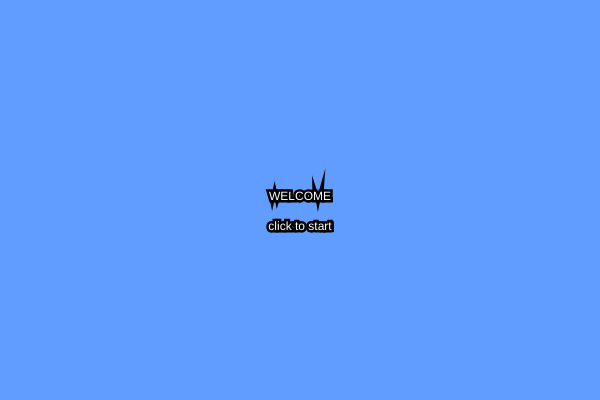
Frame 1 (no input)
Frame 60 (no input): identical to frame 1, image omitted
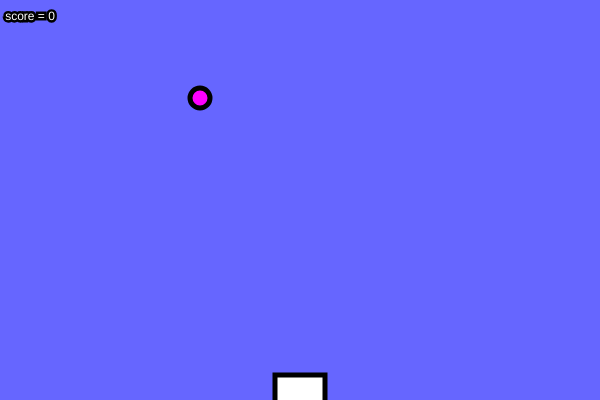
Frame 120 (the mouse pressed at the canvas centre since frame 60)

The p5.js sketch that drew these frames (run headless with seeded random() and noise() and a simulated clock; from frame 60 on, the mouse is pressed at the canvas centre):

// p5.js sketch
// ── sketch.js
let screen = 0;
let y=-20;
let x=200
let e1;
let speed = 0.2;
let score= 0;

function setup() {
  createCanvas(600, 400);
  e=new Enemy()
 
}

function draw() {
	if(screen == 0){
    startScreen()
  }else if(screen == 1){
	//enemyOn()
	
	gameOn()
	

	
	  
  }else if(screen==2){
  	endScreen()
  }	
}

function startScreen(){
		stroke(0)
		strokeWeight(5)
		background(96, 157, 255)
		fill(255)
		textAlign(CENTER);
		text('WELCOME', width / 2, height / 2)
		text('click to start', width / 2, height / 2 + 30);
		reset();
}

function gameOn(){
	background(102,102,255)
  text("score = " + score, 30,20)
  fill(255,0,255)
  ellipse(x,y,20,20)
  
  rectMode(CENTER)
  fill(255,255,255)
  rect(mouseX,height-10,50,30)
	y+= speed;
	
  if(y>height){
  	screen =2
	 }
  if(y>height-10 && x>mouseX-20 && x<mouseX+20){
	console.log(x)

	console.log(y)

    speed+=.1
    score+= 1
	console.log('good')
	
	e1=e.show(speed,score)
	console.log(e1)
	if(e1==true)
	{
		score-=1
		screen =2
	}
	y=-20
	 if(y==-20){
  	 pickRandom();
  		      }
	
 	}
	

function pickRandom(){
	x= random(20,width-20)
}
}


function endScreen(){
		background(150)
		textAlign(CENTER);
		text('GAME OVER', width / 2, height / 2)
  	text("SCORE = " + score, width / 2, height / 2 +60)
	  text(" ")
		
}

function mousePressed(){
	if(screen==0){
  	screen=1
  }else if(screen==2){
  	screen=0
  }
}

function reset(){
	  score=0;
  	speed=2;
  	y=-20;
}


// ── enemy.js
let t=false;
class Enemy{
    constructor(){
        this.x= 0
        this.y=-10
        this.r=20
       
    }
    show(speed,score){
        this.x=random(200)
        let r = random(0,255);
        let g = random(0,255);
        let b = random(0,255);
        fill(r,g,b)
        ellipse(this.x,this.y,this.r*2)
        strokeWeight(5)
        
        
       // console.log(speed)
        this.y+=this.speed;
        //console.log(speed)
        
        console.log(x)
        console.log(mouseX)

        while( y>height-10 &&this.x>mouseX-10 ){
            
            y=-20
            console.log("Out2")
                score-=1
                t=true
           
                       break
            }
          return t;
           //else{ console.log("Out")}
           
    }
    
  
}
